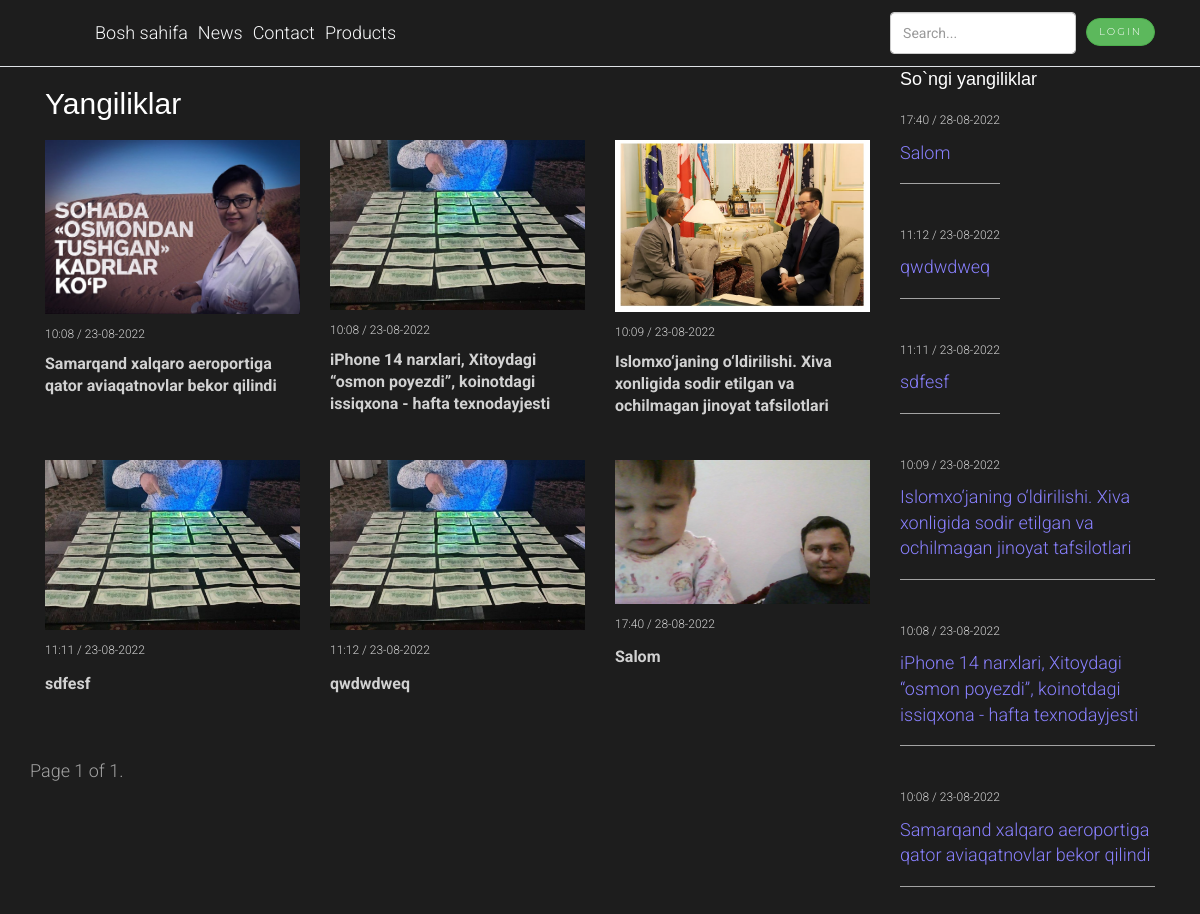
The page /news/ on the database as committed earlier.
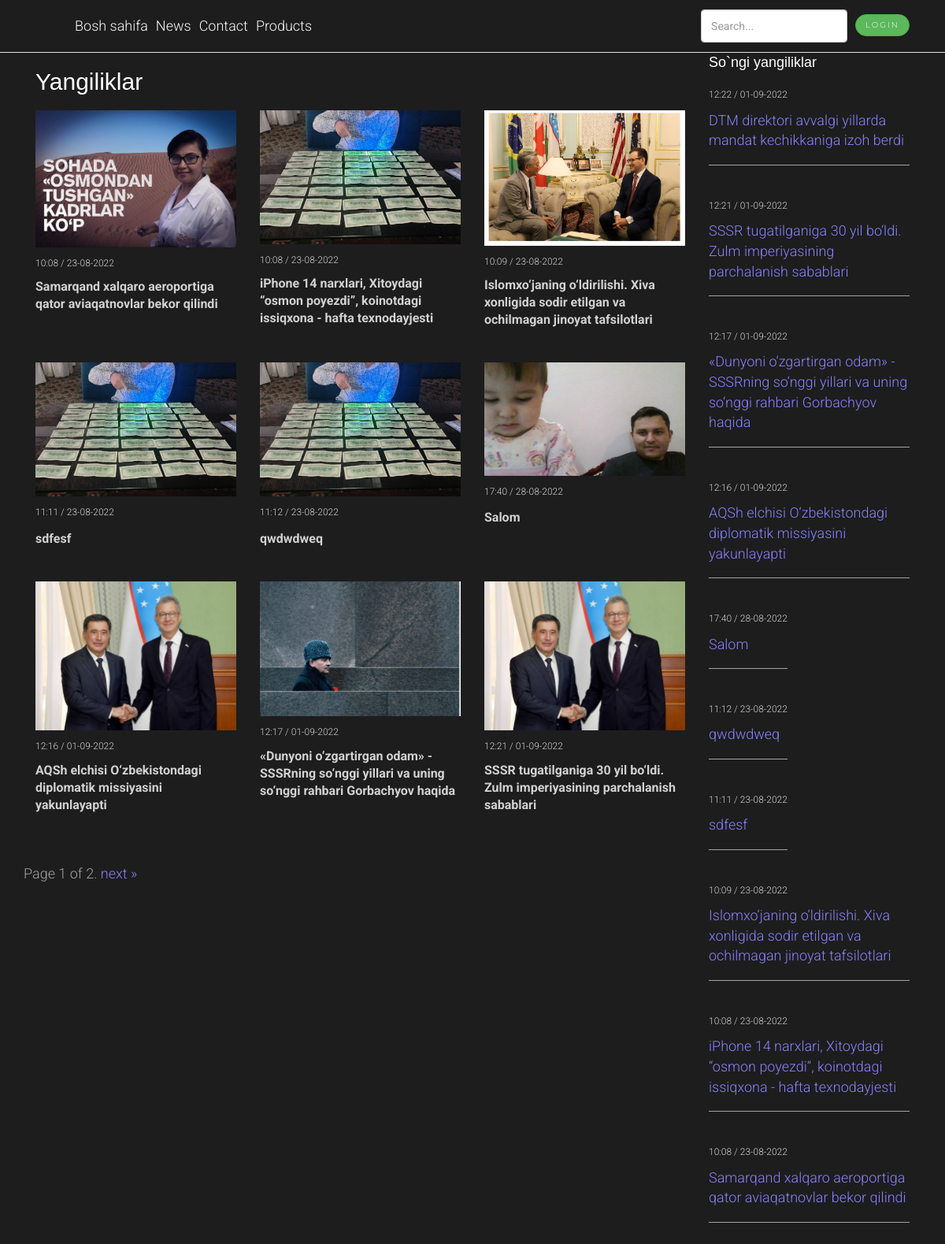
The same page on the database as committed later.
### MyPro/models.py (models this page shows, shortened)
class News(models.Model):
    title = models.CharField(max_length=200, blank=True)
    subtitle = models.CharField(max_length=200, blank=True)
    body = models.TextField()
    images = models.ImageField(null=True, blank=True, upload_to="static/images/news")
    author = models.ForeignKey(User, on_delete=models.CASCADE)
    created_at = models.DateTimeField(auto_now_add=True)
    updated_at = models.DateTimeField(auto_now=True)

### MyPro/views.py (the view)
# urls.py: path('news/', views.news, name='news'),
def news(request):
    news = News.objects.all()
    recent_news = News.objects.all().order_by('-created_at')
    paginator = Paginator(news, 9)
    page_number = request.GET.get('page')
    q = request.GET.get('search')
    if request.GET.get('search') is not None:
        news = News.objects.filter(
            Q(title__icontains = q)|
            Q(subtitle__icontains = q)|
            Q(body__icontains = q)
        )
        paginator = Paginator(news, 6)
        page_obj = paginator.get_page(page_number)
        news_count = news.count()
    else:
        page_obj = paginator.get_page(page_number)
        news_count = None
    context ={
    'page_obj': page_obj,
    'recent_news': recent_news,
    'news_count': news_count
    }
    return render(request, 'news.html', context)

### templates/news.html (shortened to what this page needs)
{% extends 'main.html' %}
{% block content %}
<div class="container mb-50">
    <div class="row">
        <div class="col-md-9">
            <h2 style="font-family: sans-serif;" > Yangiliklar </h2>
            <div class="row">
                {% for new in page_obj %}
                <div class="col-md-4" style="margin-bottom: 5%;">
                    <div class="news">
                    <div class="news__img p-relative">
                        <a href="{% url 'news_detail' new.id %}">
                        <img class="img__1" src="{{ new.images.url }}" alt="none">
                        </a>
                    </div>
                    <div class="news-meta">
                        <span> {{ new.created_at|date:"H:i / d-m-Y" }} </span>
                    </div>
                    <a class="news__title" href="{% url 'news_detail' new.id %}">
                        {{ new.title }}
                    </a>
                </div>
                </div>
                {% endfor %}
                <div class="pagination">
                    <span class="step-links">
                        <span class="current">
                            Page {{ page_obj.number }} of {{ page_obj.paginator.num_pages }}.
                        </span>
                        {% if page_obj.has_next %}
                            <a href="?page={{ page_obj.next_page_number }}">next</a>
                            <a href="?page={{ page_obj.paginator.num_pages }}">&raquo;</a>
                        {% endif %}
                    </span>
                </div>
            </div>
        </div>
            <div class="col-md-3">
            {% include 'recent_news.html' %}
            </div>
        </div>
    </div>
{% endblock content %}

### templates/main.html (shortened to what this page needs)
{% load static %}
<!doctype html>
<html lang="en">
  <head>
    <link rel="stylesheet" href="{% static 'styles/css/bootstrap.min.css' %}"/>
    <link rel="stylesheet" href="{% static 'styles/css/style.css' %}"/>
    <link href="https://cdn.jsdelivr.net/npm/bootstrap@5.2.0/dist/css/bootstrap.min.css" rel="stylesheet">
    <link href="{% static 'styles/jumbatron/css/royal_preloader.css' %}" rel="stylesheet">
    <link href="{% static 'styles/jumbatron/css/bootstrap.min.css' %}" rel="stylesheet">
    <link href="{% static 'styles/jumbatron/css/ionicons.min.css' %}" rel="stylesheet">
    <link href="{% static 'styles/jumbatron/css/pe-icon-7-stroke.css' %}" rel="stylesheet">
    <link href="{% static 'styles/jumbatron/css/magnific-popup.css' %}" rel="stylesheet">
    <link href="{% static 'styles/jumbatron/css/logoiconfont.css' %}" rel="stylesheet">
    <link href="{% static 'styles/jumbatron/css/style.css' %}" rel="stylesheet" title="main-css">
    <link href="{% static 'styles/jumbatron/css/style-switcher.css' %}" rel="stylesheet">
    <link rel="alternate stylesheet" type="text/css" href="{% static 'styles/jumbatron/css/colors/blue.css' %}" title="blue">
    <link rel="alternate stylesheet" type="text/css" href="{% static 'styles/jumbatron/css/colors/green.css' %}" title="green">
    <link rel="alternate stylesheet" type="text/css" href="{% static 'styles/jumbatron/css/colors/orange.css' %}" title="orange">
    <link rel="alternate stylesheet" type="text/css" href="{% static 'styles/jumbatron/css/colors/red.css' %}" title="red">
    <link rel="alternate stylesheet" type="text/css" href="{% static 'styles/jumbatron/css/colors/orangelight.css' %}" title="orangelight">
    <link rel="alternate stylesheet" type="text/css" href="{% static 'styles/jumbatron/css/colors/pinkish.css' %}" title="pinkish">
    <link rel="alternate stylesheet" type="text/css" href="{% static 'styles/jumbatron/css/colors/seagul.css' %}" title="seagul">
    <link rel="alternate stylesheet" type="text/css" href="{% static 'styles/jumbatron/css/base-light.css' %}" title="base-light">
  </head>
  <body style="padding-top: 0px;">
<header class="p-3  border-bottom">
  <div class="container">
    <div class="d-flex flex-wrap align-items-center justify-content-center justify-content-lg-start">
      <a href="/" class="d-flex align-items-center mb-2 mb-lg-0 text-dark text-decoration-none">
        <svg class="bi me-2" width="40" height="32" role="img" aria-label="Bootstrap"><use xlink:href="#bootstrap"/></svg>
      </a>
      <ul class="nav col-12 col-lg-auto me-lg-auto mb-2 justify-content-center mb-md-0">
        <li><a href="{% url 'home' %}" class="nav-link px-2 link-light">Bosh sahifa</a></li>
        <li><a href="{% url 'news' %}" class="nav-link px-2 link-light">News</a></li>
        <li><a href="{% url 'contact_form' %}" class="nav-link px-2 link-light">Contact</a></li>
        <li><a href="#" class="nav-link px-2 link-light">Products</a></li>
      </ul>
      <form method="GET" action="{% url 'news' %}" class="col-12 col-lg-auto mb-3 mb-lg-0 me-lg-3" role="search">
        <input type="search" name="search" class="form-control" placeholder="Search..." aria-label="Search">
      </form>
      {% if request.user.is_authenticated %}
      <a style="margin-right: 5px;"> {{ request.user.username }} </a>
      <div class="dropdown text-end">
        <a href="#" class="d-block link-dark text-decoration-none dropdown-toggle" data-bs-toggle="dropdown" aria-expanded="false">
          <img src="{% static 'images/icons/login.png' %}" alt="mdo" width="42" height="42" class="rounded-circle">
        </a>
        <ul class="dropdown-menu text-small">
          <li><a class="dropdown-item" href="#">New project...</a></li>
          <li><a class="dropdown-item" href="#">Settings</a></li>
          <li><a class="dropdown-item" href="#">Profile</a></li>
          <li><hr class="dropdown-divider"></li>
          <li><a class="dropdown-item" href="{% url 'logoutuser' %}?next={{ request.path }}">Sign out</a></li>
        </ul>
      </div>
      {% else %}
      <a type="button" class="btn btn-success" href="{% url 'loginuser' %}?next={{ request.path }}" > Login </a>
    {% endif %}
    </div>
  </div>
</header>
{% block content %}
{% endblock content %}
</body>
</html>

### templates/recent_news.html (shortened to what this page needs)
    <div class="block-title">
        <span style="font-family: sans-serif; color: white;" > So`ngi yangiliklar </span>
    </div>
    {% for recent in recent_news %}
    <div class="mb-25">
        <a class="news-lenta" href="{% url 'news_detail' recent.id %}">
            <div class="news-meta"> <span> {{ recent.created_at|date:"H:i / d-m-Y" }} </span> </div>
            <div class="news-lenta__title"> {{ recent.title }} </div>
        </a>
    </div>
    {% endfor %}

### static/styles/css/style.css (style rules this page uses)
.block-title { display: -webkit-box; display: -webkit-flex; display: -ms-flexbox; display: flex; -webkit-box-pack: justify; -webkit-justify-content: space-between; -ms-flex-pack: justify; justify-content: space-between; margin-bottom: 20px; }
* { -webkit-box-sizing: border-box; box-sizing: border-box; outline: none; }
body { padding: 0; margin: 0; letter-spacing: 0; font-size: 20px; font-family: "Montserrat"; font-weight: 300; }
.p-relative { position: relative; }
.news__img { position: relative; width: 100%; overflow: hidden; display: block; margin-bottom: 12px; }
.news-meta { margin-bottom: 10px; opacity: 0.8; color: #ffffff; font-size: 12px; background: url(../img/calendar.svg) no-repeat center left; background-size: contain; }
.news__title { font-size: 20px; line-height: 26px; color: rgb(255, 255, 255); font-weight: 700; }
.news__title { color: rgba(255, 255, 255, 0.8); font-size: 16px; font-weight: bold; line-height: 22px; -webkit-transition: .2s ease; -o-transition: .2s ease; transition: .2s ease; }
.mb-25 { margin-bottom: 25px !important; }
.news-lenta { padding-bottom: 18px; border-bottom: 1px solid rgba(197, 197, 197, 0.8); margin-bottom: 18px; }
a { text-decoration: none; -webkit-transition: all .3s; -o-transition: all .3s; transition: all .3s; }
a { display: inline-block; cursor: pointer; }
a { background: 0 0; }
.img__1 { width: 100%; }

### static/styles/jumbatron/css/style.css (style rules this page uses)
body { background-color: #1d1d1d; font-family: 'Roboto', sans-serif; font-size: 18px; font-weight: 300; padding-top: 69px; color: #A2A2A2; height: 100%; min-height: 100% !important; }
html { height: 100%; }
a { color: #8980fe; outline: none; -webkit-transition: all 0.4s ease-in-out; -moz-transition: all 0.4s ease-in-out; -o-transition: all 0.4s ease-in-out; transition: all 0.4s ease-in-out; }
.h1, .h2, .h3, .h4, .h5, .h6, h1, h2, h3, h4, h5, h6 { font-weight: 100; color: #fff; }
.btn { border-radius: 45px; margin-bottom: 1px; font-family: 'Montserrat', sans-serif; text-transform: uppercase; font-weight: 300; letter-spacing: 2px; font-size: 10px; -webkit-transition: all 0.5s ease 0s; -moz-transition: all 0.5s ease 0s; -o-transition: all 0.5s ease 0s; transition: all 0.5s ease 0s; }
.form-control { height: 42px; }

### static/styles/jumbatron/css/colors/blue.css (style rules this page uses)
a { color: #3498db; }

### static/styles/jumbatron/css/colors/green.css (style rules this page uses)
a { color: #2ecc71; }

### static/styles/jumbatron/css/colors/orange.css (style rules this page uses)
a { color: #f39c12; }

### static/styles/jumbatron/css/colors/red.css (style rules this page uses)
a { color: #FF3B30; }

### static/styles/jumbatron/css/colors/orangelight.css (style rules this page uses)
a { color: #F2784B; }

### static/styles/jumbatron/css/colors/pinkish.css (style rules this page uses)
a { color: #F64747; }

### static/styles/jumbatron/css/colors/seagul.css (style rules this page uses)
a { color: #65C6BB; }

### static/styles/jumbatron/css/base-light.css (style rules this page uses)
body { background-color: #f5f5f5; color: #7B7B7B; }
.h1, .h2, .h3, .h4, .h5, .h6, h1, h2, h3, h4, h5, h6 { color: #414141; }

Rows that differ between the two databases and show on the page:
added News: images (picture), created_at "12:16 / 01-09-2022", title "AQSh elchisi O‘zbekistondagi diplomatik missiyasini yakunlayapti"
added News: images (picture), created_at "12:17 / 01-09-2022", title "«Dunyoni o‘zgartirgan odam» - SSSRning so‘nggi yillari va uning so‘nggi rahbari Gorbachyov haqida"
added News: images (picture), created_at "12:21 / 01-09-2022", title "SSSR tugatilganiga 30 yil bo‘ldi. Zulm imperiyasining parchalanish sabablari"
added News: created_at "12:22 / 01-09-2022", title "DTM direktori avvalgi yillarda mandat kechikkaniga izoh berdi"
Other text that changed with them:
{{ page_obj.paginator.num_pages }}: "1" → "2"
text now shown: "next »"
